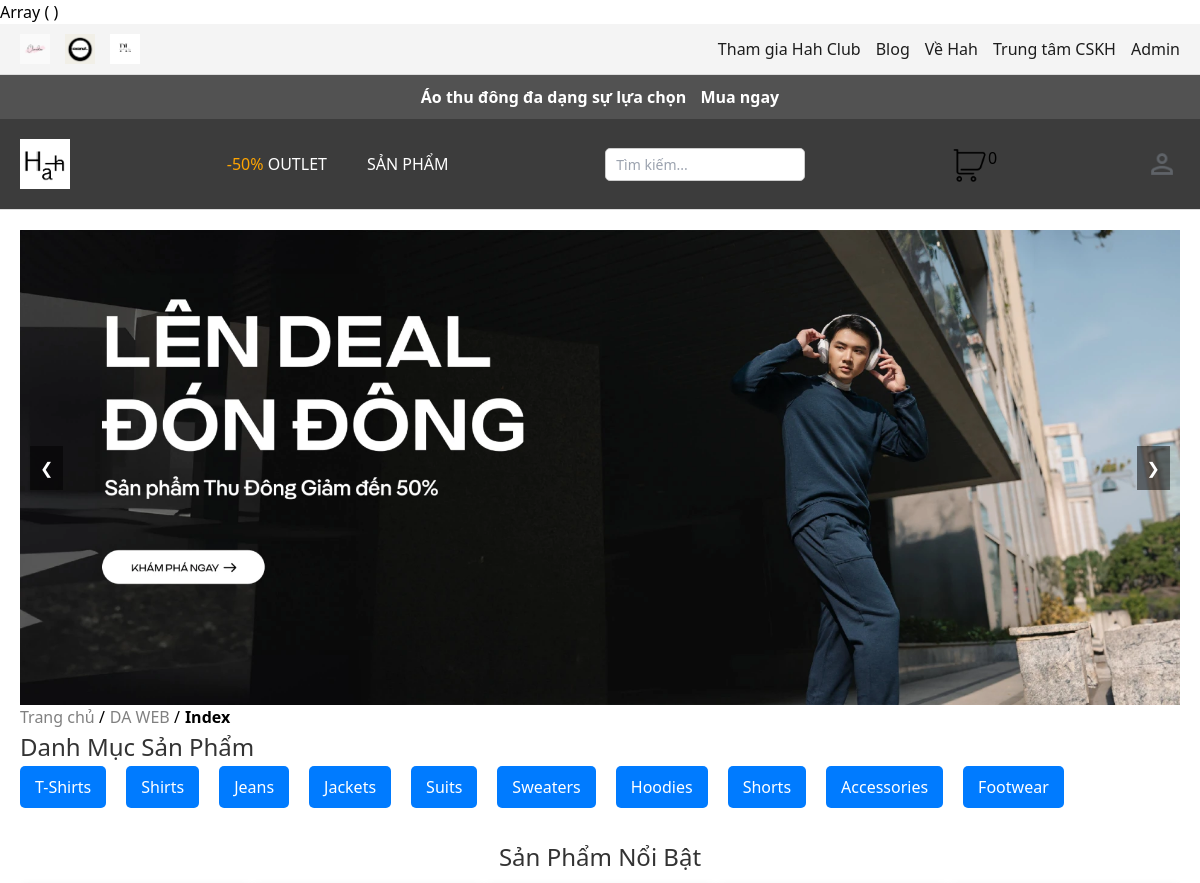
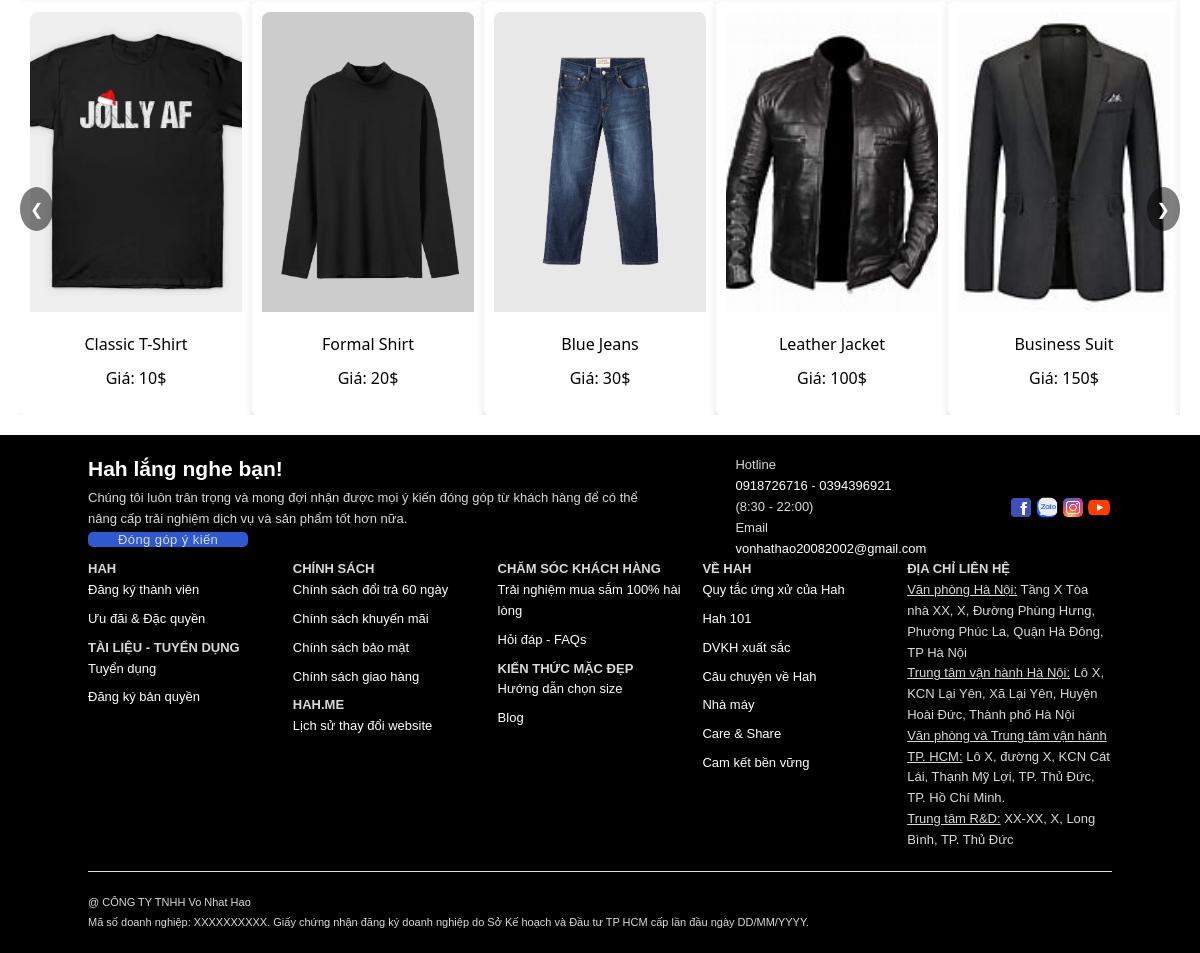
The page /index.php on the database its author committed (2 pictures, top to bottom).
### tables this page shows
CREATE TABLE IF NOT EXISTS `categories` (
  `category_id` int NOT NULL AUTO_INCREMENT,
  `category_name` varchar(50) DEFAULT NULL,
  `description` text,
  PRIMARY KEY (`category_id`)
);

CREATE TABLE IF NOT EXISTS `products` (
  `product_id` int NOT NULL AUTO_INCREMENT,
  `name` varchar(100) DEFAULT NULL,
  `description` text,
  `price` decimal(10,2) DEFAULT NULL,
  `category_id` int DEFAULT NULL,
  `status` varchar(20) DEFAULT NULL,
  `image_url` varchar(255) DEFAULT NULL,
  `created_at` timestamp NULL DEFAULT CURRENT_TIMESTAMP,
  `discount` decimal(10,2) DEFAULT '0.00',
  PRIMARY KEY (`product_id`),
  KEY `category_id` (`category_id`)
);

### classes/Db.class.php (called while the page is built, shortened)
<?php
class Db
{
    private $dbh = null;
    public function __construct()
    {
        $driver = "mysql:host=" . HOST . "; dbname=" . DB_NAME;
        try {
            $this->dbh = new PDO($driver, DB_USER, DB_PASS);
            $this->dbh->exec("set names utf8");
        } catch (PDOException $e) {
            echo "Err:" . $e->getMessage();
            exit();
        }
    }
    public function query($sql, $arr = array(), $mode = PDO::FETCH_ASSOC)
    {
        $stm = $this->dbh->prepare($sql);
        if (!$stm->execute($arr)) {
            echo "Sql Error!";
            exit;
        }
        return $stm->fetchAll($mode);
    }
    public function select($sql, $arr = array(), $mode = PDO::FETCH_ASSOC)
    {
        return $this->query($sql, $arr, $mode);
    }
}

### classes/Category.class.php (called while the page is built, shortened)
<?php
class Category extends Db{
    private $db;
    public function __construct($db) {
        $this->db = $db;
    }
    public function getAllCategories() {
        $sql = "SELECT * FROM categories";
        return $this->db->select($sql);
    }
}
?>

### classes/Product.class.php (called while the page is built, shortened)
<?php
class Product extends Db
{
    private $db;
    public function __construct($db)
    {
        $this->db = $db;
    }
    public function getAllProducts()
    {
        $query = "SELECT * FROM products";
        return $this->db->select($query);
    }
}

### index.php (the view, shortened to what this page needs)
<?php
require_once 'classes/Db.class.php';
require_once 'classes/Product.class.php';
require_once 'classes/Category.class.php';
require_once 'includes/breadcrumb.php';
$db = new Db();
$product = new Product($db);
$category = new Category($db);
$featuredProducts = $product->getAllProducts();
$categories = $category->getAllCategories();
?>
<!DOCTYPE html>
<html lang="en">
<head>
</head>
<body>
    <?php
    include "includes/header.php";
    ?>
    <main class="main-content">
        <div class="promotion-slider">
            <div class="slider">
                <div class="slide active"><img src="assets/images/Hero_Banner.jpg" alt="Khuyến mãi mùa thu"></div>
            </div>
            <button class="prev-banner" onclick="prevSlide()">&#10094;</button>
            <button class="next-banner" onclick="nextSlide()">&#10095;</button>
        </div>
        <section class="categories">
            <h2>Danh Mục Sản Phẩm</h2>
            <ul class="category-list">
                <?php foreach ($categories as $cat) { ?>
                    <li><a href="category.php?id=<?php echo $cat['category_id']; ?>"><?php echo htmlspecialchars($cat['category_name']); ?></a></li>
                <?php } ?>
            </ul>
        </section>
        <section class="featured-products">
            <h2>Sản Phẩm Nổi Bật</h2>
            <div class="slider-container">
                <button class="prev" onclick="prevSlide()">&#10094;</button>
                <div class="products-container">
                    <?php foreach ($featuredProducts as $productItem):
                    ?>
                        <div class="product-card">
                            <div class="product-card-inner">
                                <div class="product-image">
                                    <img src="assets/images/products/<?php echo htmlspecialchars($productItem['image_url']); ?>"
                                        alt="<?php echo htmlspecialchars($productItem['name']); ?>">
                                </div>
                                <div class="product-info">
                                    <h3><?php echo htmlspecialchars($productItem['name']); ?></h3>
                                    <p>Giá: <?php echo number_format($productItem['price'], 0, ',', '.'); ?>$</p>
                                </div>
                            </div>
                        </div>
                    <?php endforeach; ?>
                </div>
                <button class="next" onclick="nextSlide()">&#10095;</button>
        </section>
    </main>
    <?php
    include "includes/footer.php";
    ?>
</body>
</html>

### assets/css/style.css (style rules this page uses)
:root { --primary-color: #007bff; --background-color: #f4f4f4; --background-color-pri: #3c3c3c; --text-color: #1d1d1d; --link-color: #007bff; --hover-color: #0056b3; --error-color: red; }
body { font-family: "NotoSerif", Arial, sans-serif; }
.main-content { padding: 20px; }
.promotion-slider { position: relative; width: 100%; overflow: hidden; }
.slider { display: flex; transition: transform 0.5s ease-in-out; }
.slide { min-width: 100%; transition: opacity 0.5s ease; }
.slide img { width: 100%; display: block; }
button.prev-banner, button.next-banner { position: absolute; top: 50%; transform: translateY(-50%); background-color: rgba(0, 0, 0, 0.5); color: white; border: none; padding: 10px; cursor: pointer; z-index: 10; }
button.prev-banner { left: 10px; }
button.next-banner { right: 10px; }
.categories { margin-bottom: 40px; }
.categories h2 { margin-bottom: 10px; font-size: 24px; color: #333; }
.category-list { list-style: none; display: flex; gap: 20px; flex-wrap: wrap; }
.category-list li a { text-decoration: none; padding: 10px 15px; background-color: #007bff; color: white; border-radius: 5px; }
.featured-products { position: relative; width: 100%; overflow: hidden; }
.featured-products h2 { margin-bottom: 10px; font-size: 24px; color: #333; text-align: center; }
.slider-container { position: relative; display: flex; align-items: center; }
.products-container { display: flex; gap: 20px20px; transition: transform 0.5s ease-in-out; width: 100%; }
.product-card { position:relative; overflow:hidden; min-width: 20%; box-sizing: border-box; border-radius: 5px; padding: 10px; transition: transform 0.3s; text-align: center; background-color: #fff; box-shadow: 0 2px 10px rgba(0, 0, 0, 0.1); }
.product-image { position:relative; overflow: hidden; border-top-left-radius: 8px; border-top-right-radius: 8px; transition: transform 0.3s ease; }
.product-image img { width: 100%; height: 200px; object-fit: cover; }
.product-card img { width: 100%; height: 300px; object-fit: cover; }
.product-info { padding: 10px; text-align: center; }
button.prev, button.next { background-color: rgba(0, 0, 0, 0.5); color: white; border: none; cursor: pointer; padding: 10px; position: absolute; top: 50%; transform: translateY(-50%); z-index: 10; border-radius: 50%; }
.product-card h3 { font-size: 16px; margin: 10px 0; }
.product-card p { margin: 5px 0; }
button.prev { left: 0; }
button.next { right: 0; }

### rows shown on the page
categories: category_name "T-Shirts"
categories: category_name "Shirts"
categories: category_name "Jeans"
categories: category_name "Jackets"
categories: category_name "Suits"
categories: category_name "Sweaters"
categories: category_name "Hoodies"
categories: category_name "Shorts"
categories: category_name "Accessories"
categories: category_name "Footwear"
products: image_url (picture), name "Classic T-Shirt"
products: image_url (picture), name "Formal Shirt"
products: image_url (picture), name "Blue Jeans"
products: image_url (picture), name "Leather Jacket"
products: image_url (picture), name "Business Suit"

### other values the page prints
$totalQuantity "0"
$breadcrumb['label'] "Trang chủ"
$breadcrumb['label'] "DA WEB"
$breadcrumb['label'] "Index"
